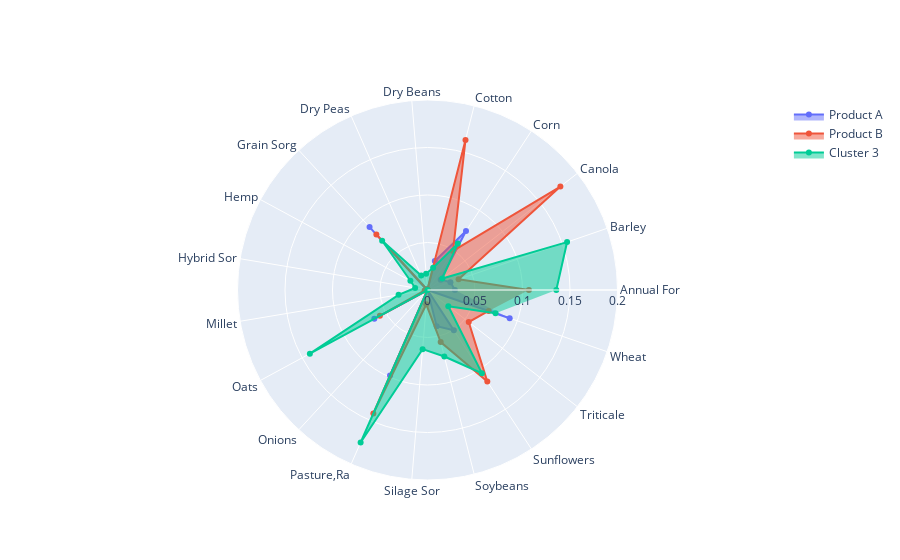

Write notebook code for a chart like this one.
### Code cell
import plotly.graph_objects as go

categories = crop_columns

fig = go.Figure()

fig.add_trace(go.Scatterpolar(
      r=Cluster_1,
      theta=categories,
      fill='toself',
      name='Product A'
))
fig.add_trace(go.Scatterpolar(
      r=(Cluster_2), 
      theta=categories,
      fill='toself',
      name='Product B'
))

fig.add_trace(go.Scatterpolar(
      r=(Cluster_3), 
      theta=categories,
      fill='toself',
      name='Cluster 3'
))

fig.update_layout(
  polar=dict(
    radialaxis=dict(
      visible=True,
      range=[0, .2
            ]
    )),
  showlegend=True
)

fig.show()

### Figure 1 — Plotly figure (JSON) as saved in the notebook; plotly's stock layout.template omitted (floating-point values rounded to 4 significant figures; data arrays with more than 128 entries replaced by an {"elided": "..."} marker saying what was removed)
{"data": [{"fill": "toself", "name": "Product A", "r": {"elided": "2000 float values"}, "theta": ["Annual For", "Barley", "Canola", "Corn", "Cotton", "Dry Beans", "Dry Peas", "Grain Sorg", "Hemp", "Hybrid Sor", "Millet", "Oats", "Onions", "Pasture,Ra", "Silage Sor", "Soybeans", "Sunflowers", "Triticale", "Wheat"], "type": "scatterpolar"}, {"fill": "toself", "name": "Product B", "r": {"elided": "20000 float values"}, "theta": ["Annual For", "Barley", "Canola", "Corn", "Cotton", "Dry Beans", "Dry Peas", "Grain Sorg", "Hemp", "Hybrid Sor", "Millet", "Oats", "Onions", "Pasture,Ra", "Silage Sor", "Soybeans", "Sunflowers", "Triticale", "Wheat"], "type": "scatterpolar"}, {"fill": "toself", "name": "Cluster 3", "r": {"elided": "20000 float values"}, "theta": ["Annual For", "Barley", "Canola", "Corn", "Cotton", "Dry Beans", "Dry Peas", "Grain Sorg", "Hemp", "Hybrid Sor", "Millet", "Oats", "Onions", "Pasture,Ra", "Silage Sor", "Soybeans", "Sunflowers", "Triticale", "Wheat"], "type": "scatterpolar"}], "layout": {"autosize": true, "polar": {"angularaxis": {"type": "category"}, "radialaxis": {"autorange": false, "range": [0, 0.2], "type": "linear", "visible": true}}, "showlegend": true}}
